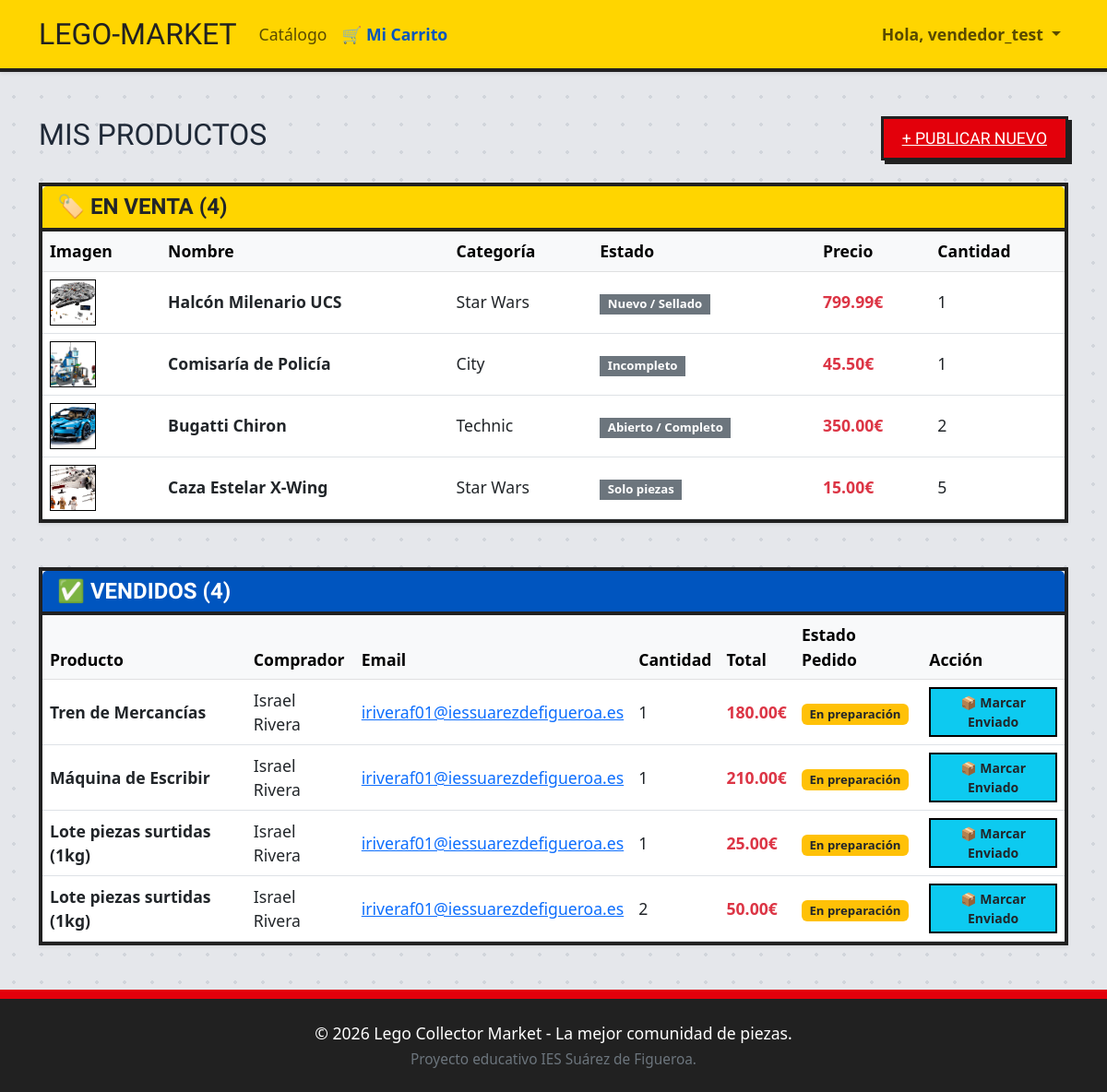
Screenshot of /vender/mis-productos/ (signed in) with the database file from the repository.
### shop/models.py (models this page shows, shortened)
class Product(models.Model):
    ESTADO_CHOICES = [
        ('NUEVO', 'Nuevo / Sellado'),
        ('COMPLETO', 'Abierto / Completo'),
        ('INCOMPLETO', 'Incompleto'),
        ('PIEZAS', 'Solo piezas'),
    ]
    vendedor = models.ForeignKey(User, on_delete=models.CASCADE, related_name='productos')
    categoria = models.ForeignKey(Category, on_delete=models.CASCADE, related_name='productos')
    nombre = models.CharField(max_length=200)
    descripcion = models.TextField()
    precio = models.DecimalField(max_digits=10, decimal_places=2)
    cantidad = models.PositiveIntegerField(default=1)
    estado = models.CharField(
        max_length=15,
        choices=ESTADO_CHOICES,
        default='NUEVO'
    )
    imagen = models.ImageField(upload_to='productos/', blank=True, null=True)

class Category(models.Model):
    nombre = models.CharField(max_length=100)
    descripcion = models.TextField(blank=True, null=True)
    class Meta:
        verbose_name_plural = "Categories"

class OrderItem(models.Model):
    order = models.ForeignKey(Order, on_delete=models.CASCADE, related_name='items')
    product = models.ForeignKey(Product, on_delete=models.CASCADE)
    cantidad = models.PositiveIntegerField(default=1)
    precio_unitario = models.DecimalField(max_digits=10, decimal_places=2)
    def subtotal(self):
        return self.cantidad * self.precio_unitario

class Order(models.Model):
    ESTADO_CHOICES = [
        ('PREPARACION', 'En preparación'),
        ('ENVIADO', 'Enviado'),
        ('ENTREGADO', 'Entregado'),
    ]
    user = models.ForeignKey(User, on_delete=models.CASCADE, related_name='pedidos')
    fecha = models.DateTimeField(auto_now_add=True)
    direccion_entrega = models.CharField(max_length=255)
    estado = models.CharField(max_length=20, choices=ESTADO_CHOICES, default='PREPARACION')
    total = models.DecimalField(max_digits=10, decimal_places=2, default=0)

### shop/views.py (the view)
# urls.py: path('vender/mis-productos/', view=views.mis_productos, name='mis_productos'),
@login_required
def mis_productos(request):
    if not request.user.profile.es_vendedor:
        return redirect('index')
    from .models import OrderItem
    vendidos_ids = OrderItem.objects.filter(
        product__vendedor=request.user
    ).values_list('product_id', flat=True)
    en_venta = Product.objects.filter(vendedor=request.user).exclude(id__in=vendidos_ids)
    vendidos = OrderItem.objects.filter(product__vendedor=request.user).select_related('order__user', 'product')
    return render(request, 'shop/mis_productos.html', {
        'en_venta': en_venta,
        'vendidos': vendidos,
    })

### shop/context_processors.py (called while the page is built)
def cart_counter(request):
    cart = request.session.get('cart', {})
    count = sum(cart.values())
    return {'cart_count': count}

### shop/templates/shop/mis_productos.html (shortened to what this page needs)
{% extends "shop/base.html" %}
{% block content %}
<div class="container mt-5 mb-5">
    <div class="row">
        <div class="col-12 d-flex justify-content-between align-items-center mb-4">
            <h2 style="font-family: 'Bungee', cursive;">MIS PRODUCTOS</h2>
            <a href="{% url 'subir_producto' %}" class="btn-lego-red">+ PUBLICAR NUEVO</a>
        </div>
        <div class="col-12 mb-5">
            <div class="card shadow-sm" style="border: 4px solid var(--lego-black); border-radius: 0;">
                <div class="card-header" style="background-color: var(--lego-yellow); border-bottom: 4px solid var(--lego-black);">
                    <h4 class="mb-0 fw-bold" style="font-family: 'Bungee', cursive;">🏷️ EN VENTA ({{ en_venta.count }})</h4>
                </div>
                <div class="card-body bg-white p-0">
                    {% if en_venta %}
                        <div class="table-responsive">
                            <table class="table table-hover mb-0 align-middle">
                                <thead class="table-light">
                                    <tr>
                                        <th>Imagen</th>
                                        <th>Nombre</th>
                                        <th>Categoría</th>
                                        <th>Estado</th>
                                        <th>Precio</th>
                                        <th>Cantidad</th>
                                    </tr>
                                </thead>
                                <tbody>
                                    {% for p in en_venta %}
                                        <tr>
                                            <td>
                                                {% if p.imagen %}
                                                    <img src="{{ p.imagen.url }}" alt="{{ p.nombre }}" style="width: 50px; height: 50px; object-fit: cover; border: 1px solid #000;">
                                                {% else %}
                                                    <div style="width:50px;height:50px;background:#eee;border:1px solid #ccc;display:flex;align-items:center;justify-content:center;font-size:0.6rem;color:#999;">SIN IMG</div>
                                                {% endif %}
                                            </td>
                                            <td class="fw-bold">{{ p.nombre }}</td>
                                            <td>{{ p.categoria.nombre }}</td>
                                            <td><span class="badge bg-secondary" style="border-radius:0;">{{ p.get_estado_display }}</span></td>
                                            <td class="text-danger fw-bold">{{ p.precio }}€</td>
                                            <td>{{ p.cantidad }}</td>
                                        </tr>
                                    {% endfor %}
                                </tbody>
                            </table>
                        </div>
                    {% else %}
                        <div class="text-center p-5">
                            <p class="text-muted">No tienes productos a la venta en este momento.</p>
                            <a href="{% url 'subir_producto' %}" class="btn-lego-red mt-2">Publicar ahora</a>
                        </div>
                    {% endif %}
                </div>
            </div>
        </div>
        <div class="col-12">
            <div class="card shadow-sm" style="border: 4px solid var(--lego-black); border-radius: 0;">
                <div class="card-header" style="background-color: var(--lego-blue); border-bottom: 4px solid var(--lego-black); color: white;">
                    <h4 class="mb-0 fw-bold" style="font-family: 'Bungee', cursive;">✅ VENDIDOS ({{ vendidos.count }})</h4>
                </div>
                <div class="card-body bg-white p-0">
                    {% if vendidos %}
                        <div class="table-responsive">
                            <table class="table table-hover mb-0 align-middle">
                                <thead class="table-light">
                                    <tr>
                                        <th>Producto</th>
                                        <th>Comprador</th>
                                        <th>Email</th>
                                        <th>Cantidad</th>
                                        <th>Total</th>
                                        <th>Estado Pedido</th>
                                        <th>Acción</th>
                                    </tr>
                                </thead>
                                <tbody>
                                    {% for item in vendidos %}
                                        <tr>
                                            <td class="fw-bold">{{ item.product.nombre }}</td>
                                            <td>
                                                {{ item.order.user.get_full_name|default:item.order.user.username }}
                                            </td>
                                            <td>
                                                <a href="mailto:{{ item.order.user.email }}">{{ item.order.user.email }}</a>
                                            </td>
                                            <td>{{ item.cantidad }}</td>
                                            <td class="text-danger fw-bold">{{ item.subtotal }}€</td>
                                            <td>
                                                {% if item.order.estado == 'PREPARACION' %}
                                                    <span class="badge bg-warning text-dark">En preparación</span>
                                                {% elif item.order.estado == 'ENVIADO' %}
                                                    <span class="badge bg-info text-dark">Enviado</span>
                                                {% elif item.order.estado == 'ENTREGADO' %}
                                                    <span class="badge bg-success">Entregado</span>
                                                {% endif %}
                                            </td>
                                            <td>
                                                {% if item.order.estado == 'PREPARACION' %}
                                                    <a href="{% url 'marcar_enviado' item.order.id %}"
                                                       class="btn btn-sm btn-info text-dark fw-bold"
                                                       style="border-radius:0; border: 2px solid #000;"
                                                       onclick="return confirm('¿Marcar el pedido #{{ item.order.id }} como ENVIADO?')">
                                                        📦 Marcar Enviado
                                                    </a>
                                                {% else %}
                                                    <span class="text-muted" style="font-size: 0.85rem;">—</span>
                                                {% endif %}
                                            </td>
                                        </tr>
                                    {% endfor %}
                                </tbody>
                            </table>
                        </div>
                    {% else %}
                        <div class="text-center p-5">
                            <p class="text-muted">Todavía no has vendido ningún producto.</p>
                        </div>
                    {% endif %}
                </div>
            </div>
        </div>
    </div>
</div>
{% endblock %}

### shop/templates/shop/base.html (shortened to what this page needs)
<!DOCTYPE html>
<html lang="es">
<head>
    <link href="https://cdn.jsdelivr.net/npm/bootstrap@5.3.0/dist/css/bootstrap.min.css" rel="stylesheet">
</head>
<body>
    <nav class="navbar navbar-expand-lg navbar-light shadow-sm sticky-top">
        <div class="container">
            <a class="navbar-brand" href="{% url 'index' %}">LEGO-MARKET</a>
            <div class="collapse navbar-collapse" id="navbarNav">
                <ul class="navbar-nav me-auto">
                    <li class="nav-item">
                        <a class="nav-link" href="{% url 'catalogo' %}">Catálogo</a>
                    </li>
                    {% if user.is_authenticated %}
                    <li class="nav-item">
                        <a class="nav-link fw-bold position-relative" href="{% url 'ver_carrito' %}"
                            style="color: var(--lego-blue) !important;">
                            🛒 Mi Carrito
                        </a>
                    </li>
                    {% endif %}
                </ul>
                <ul class="navbar-nav ms-auto">
                    {% if user.is_authenticated %}
                    <li class="nav-item dropdown">
                        <a class="nav-link dropdown-toggle fw-bold" href="#" id="userDrop" data-bs-toggle="dropdown">
                            Hola, {{ user.username }}
                        </a>
                    </li>
                    {% endif %}
                </ul>
            </div>
        </div>
    </nav>
    <main style="min-height: 80vh;">
        {% block content %}
        {% endblock %}
    </main>
    <footer class="py-4">
        <div class="container text-center">
            <p class="mb-0">© 2026 Lego Collector Market - La mejor comunidad de piezas.</p>
            <small class="text-secondary">Proyecto educativo IES Suárez de Figueroa.</small>
        </div>
    </footer>
</body>
</html>

### rows the page displays
Product: imagen (picture), nombre "Halcón Milenario UCS", categoria.nombre "Star Wars", estado "Nuevo / Sellado", precio "799.99", cantidad "1"
Product: imagen (picture), nombre "Comisaría de Policía", categoria.nombre "City", estado "Incompleto", precio "45.50", cantidad "1"
Product: imagen (picture), nombre "Bugatti Chiron", categoria.nombre "Technic", estado "Abierto / Completo", precio "350.00", cantidad "2"
Product: imagen (picture), nombre "Caza Estelar X-Wing", categoria.nombre "Star Wars", estado "Solo piezas", precio "15.00", cantidad "5"
OrderItem: product.nombre "Tren de Mercancías", order.user.get_full_name "Israel Rivera", order.user.email "iriveraf01@iessuarezdefigueroa.es", cantidad "1", subtotal "180.00", shows "En preparación"
OrderItem: product.nombre "Máquina de Escribir", order.user.get_full_name "Israel Rivera", order.user.email "iriveraf01@iessuarezdefigueroa.es", cantidad "1", subtotal "210.00", shows "En preparación"
OrderItem: product.nombre "Lote piezas surtidas (1kg)", order.user.get_full_name "Israel Rivera", order.user.email "iriveraf01@iessuarezdefigueroa.es", cantidad "1", subtotal "25.00", shows "En preparación"
OrderItem: product.nombre "Lote piezas surtidas (1kg)", order.user.get_full_name "Israel Rivera", order.user.email "iriveraf01@iessuarezdefigueroa.es", cantidad "2", subtotal "50.00", shows "En preparación"

### other values shown
{{ user.username }} "vendedor_test"
{{ en_venta.count }} "4"
{{ vendidos.count }} "4"
